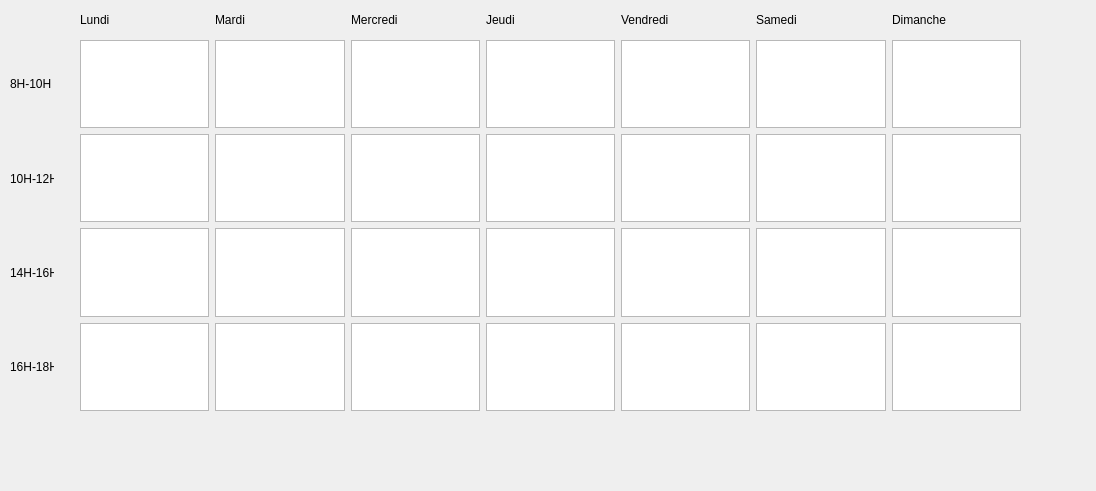
<?xml version="1.0" encoding="UTF-8"?>
<ui version="4.0">
 <class>DialogAfficherCours</class>
 <widget class="QDialog" name="DialogAfficherCours">
  <property name="geometry">
   <rect>
    <x>0</x>
    <y>0</y>
    <width>1096</width>
    <height>491</height>
   </rect>
  </property>
  <property name="windowTitle">
   <string>Affichage semaine</string>
  </property>
  <widget class="QWidget" name="layoutWidget">
   <property name="geometry">
    <rect>
     <x>10</x>
     <y>40</y>
     <width>44</width>
     <height>371</height>
    </rect>
   </property>
   <layout class="QVBoxLayout" name="verticalLayout">
    <item>
     <widget class="QLabel" name="label_8">
      <property name="text">
       <string>8H-10H</string>
      </property>
     </widget>
    </item>
    <item>
     <widget class="QLabel" name="label_9">
      <property name="text">
       <string>10H-12H</string>
      </property>
     </widget>
    </item>
    <item>
     <widget class="QLabel" name="label_10">
      <property name="text">
       <string>14H-16H</string>
      </property>
     </widget>
    </item>
    <item>
     <widget class="QLabel" name="label_11">
      <property name="text">
       <string>16H-18H</string>
      </property>
     </widget>
    </item>
   </layout>
  </widget>
  <widget class="QWidget" name="layoutWidget">
   <property name="geometry">
    <rect>
     <x>80</x>
     <y>10</y>
     <width>941</width>
     <height>20</height>
    </rect>
   </property>
   <layout class="QHBoxLayout" name="horizontalLayout">
    <item>
     <widget class="QLabel" name="label">
      <property name="text">
       <string>Lundi</string>
      </property>
     </widget>
    </item>
    <item>
     <widget class="QLabel" name="label_2">
      <property name="text">
       <string>Mardi</string>
      </property>
     </widget>
    </item>
    <item>
     <widget class="QLabel" name="label_3">
      <property name="text">
       <string>Mercredi</string>
      </property>
     </widget>
    </item>
    <item>
     <widget class="QLabel" name="label_4">
      <property name="text">
       <string>Jeudi</string>
      </property>
     </widget>
    </item>
    <item>
     <widget class="QLabel" name="label_5">
      <property name="text">
       <string>Vendredi</string>
      </property>
     </widget>
    </item>
    <item>
     <widget class="QLabel" name="label_6">
      <property name="text">
       <string>Samedi</string>
      </property>
     </widget>
    </item>
    <item>
     <widget class="QLabel" name="label_7">
      <property name="text">
       <string>Dimanche</string>
      </property>
     </widget>
    </item>
   </layout>
  </widget>
  <widget class="QWidget" name="layoutWidget">
   <property name="geometry">
    <rect>
     <x>80</x>
     <y>40</y>
     <width>941</width>
     <height>371</height>
    </rect>
   </property>
   <layout class="QGridLayout" name="gridLayout">
    <item row="0" column="0">
     <widget class="QTextBrowser" name="lundi8_10"/>
    </item>
    <item row="0" column="1">
     <widget class="QTextBrowser" name="mardi8_10"/>
    </item>
    <item row="0" column="2">
     <widget class="QTextBrowser" name="mercredi8_10"/>
    </item>
    <item row="0" column="3">
     <widget class="QTextBrowser" name="jeudi8_10"/>
    </item>
    <item row="0" column="4">
     <widget class="QTextBrowser" name="vendredi8_10"/>
    </item>
    <item row="0" column="5">
     <widget class="QTextBrowser" name="samedi8_10"/>
    </item>
    <item row="0" column="6">
     <widget class="QTextBrowser" name="dimanche8_10"/>
    </item>
    <item row="1" column="0">
     <widget class="QTextBrowser" name="lundi10_12"/>
    </item>
    <item row="1" column="1">
     <widget class="QTextBrowser" name="mardi10_12"/>
    </item>
    <item row="1" column="2">
     <widget class="QTextBrowser" name="mercredi10_12"/>
    </item>
    <item row="1" column="3">
     <widget class="QTextBrowser" name="jeudi10_12"/>
    </item>
    <item row="1" column="4">
     <widget class="QTextBrowser" name="vendredi10_12"/>
    </item>
    <item row="1" column="5">
     <widget class="QTextBrowser" name="samedi10_12"/>
    </item>
    <item row="1" column="6">
     <widget class="QTextBrowser" name="dimanche10_12"/>
    </item>
    <item row="2" column="0">
     <widget class="QTextBrowser" name="lundi14_16"/>
    </item>
    <item row="2" column="1">
     <widget class="QTextBrowser" name="mardi14_16"/>
    </item>
    <item row="2" column="2">
     <widget class="QTextBrowser" name="mercredi14_16"/>
    </item>
    <item row="2" column="3">
     <widget class="QTextBrowser" name="jeudi14_16"/>
    </item>
    <item row="2" column="4">
     <widget class="QTextBrowser" name="vendredi14_16"/>
    </item>
    <item row="2" column="5">
     <widget class="QTextBrowser" name="samedi14_16"/>
    </item>
    <item row="2" column="6">
     <widget class="QTextBrowser" name="dimanche14_16"/>
    </item>
    <item row="3" column="0">
     <widget class="QTextBrowser" name="lundi16_18"/>
    </item>
    <item row="3" column="1">
     <widget class="QTextBrowser" name="mardi16_18"/>
    </item>
    <item row="3" column="2">
     <widget class="QTextBrowser" name="mercredi16_18"/>
    </item>
    <item row="3" column="3">
     <widget class="QTextBrowser" name="jeudi16_18"/>
    </item>
    <item row="3" column="4">
     <widget class="QTextBrowser" name="vendredi16_18"/>
    </item>
    <item row="3" column="5">
     <widget class="QTextBrowser" name="samedi16_18"/>
    </item>
    <item row="3" column="6">
     <widget class="QTextBrowser" name="dimanche16_18"/>
    </item>
   </layout>
  </widget>
 </widget>
 <resources/>
 <connections/>
</ui>
